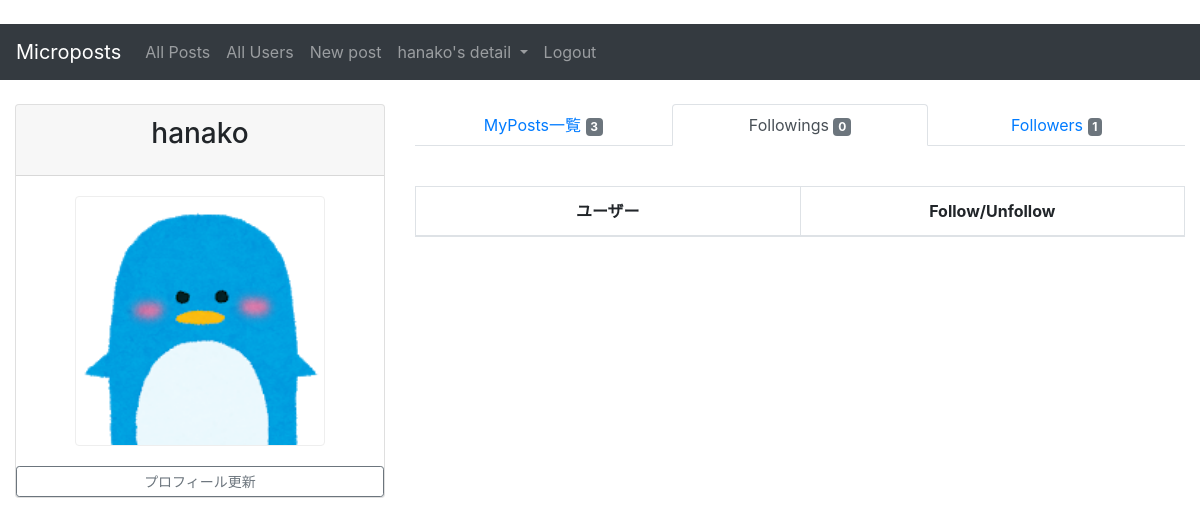
/microposts/following/ (signed in), run on an earlier commit of the app's database.
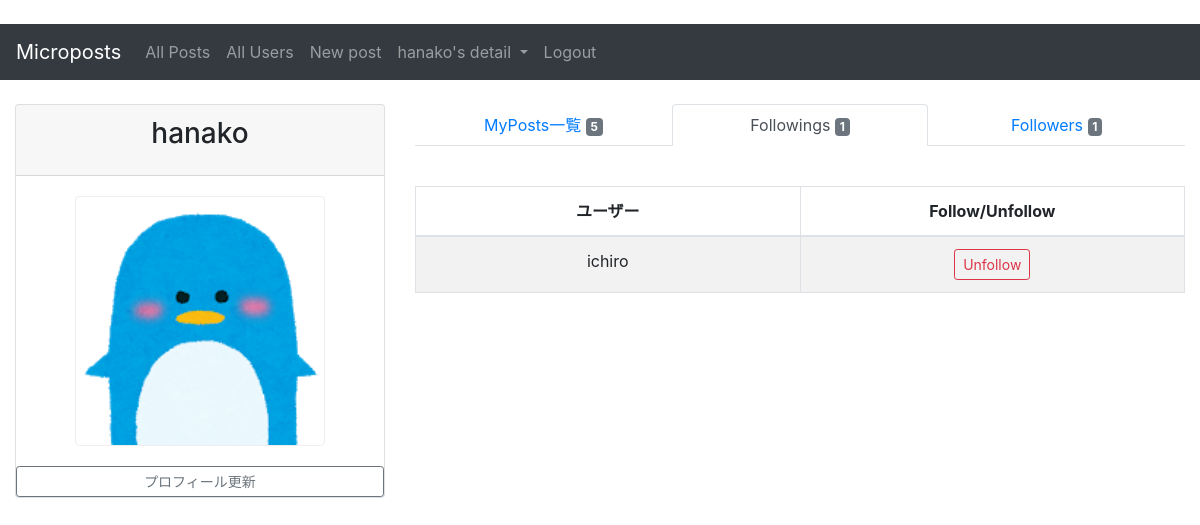
And on a later commit of the database.
### accounts/models.py (models this page shows, shortened)
class User(AbstractBaseUser, PermissionsMixin):
    username = models.CharField(max_length=50, unique=True)
    email = models.EmailField(max_length=50, unique=True)
    is_active = models.BooleanField(default=True)
    is_staff = models.BooleanField(default=False)
    avatar = models.ImageField(blank=True, null=True)
    EMAIL_FIELD = 'email'
    USERNAME_FIELD = 'username'
    REQUIRED_FIELDS = ['email']
    objects = UserManager()
    favourite_post = models.ManyToManyField(
        'microposts.Post', blank=True,
        verbose_name='お気に入りの投稿'
    )

### microposts/views.py (the view)
# urls.py: path('following/', FollowingView.as_view(), name='following'),
class FollowingView(LoginRequiredMixin, ListView): # 追加
    template_name = 'microposts/followings.html'
    model = Relationship
    def get_context_data(self, **kwargs):
        context = super().get_context_data(**kwargs)
        user = self.request.user
        context['my_posts_count'] = Post.objects.filter(owner_id=self.request.user).count()
        followings = (Relationship.objects.filter(follower_id=user.id)).values_list('following_id')
        context['following_list'] = User.objects.filter(id__in=followings)
        followers = (Relationship.objects.filter(following_id=user.id)).values_list('follower_id')
        context['follower_count'] = User.objects.filter(id__in=followers).count()
        return context

### templates/microposts/followings.html (shortened to what this page needs)
{% extends 'base.html' %}
{% load static %}
{% block content %}
    <div class="content-wrapper">
        <div class="container-fluid">
            <div class="row">
                <aside class="col-sm-4">
                    <div class="card">
                        <div class="card-header">
                            <h3 class="card-title text-center">{{ user.get_username }}</h3>
                        </div>
                        <div class="card-body">
                            {% if user.avatar %}
                                <img class="rounded img-fluid mx-auto d-block"
                                    src="{{ user.avatar.url }}" id="avatar-image" alt="avatar_image">
                            {% else %}
                                <img class="rounded img-fluid mx-auto d-block"
                                    src="{% static 'images/avator_default.png' %}" id="avatar-image" alt="avatar_image">
                            {% endif %}
                        </div>
                        <a class="btn btn-outline-secondary btn-sm"
                            href="{% url 'accounts:edit_profile' %}" role="button">プロフィール更新</a>
                    </div>
                </aside>
                <div class="col-sm-8">
                    <ul class="nav nav-tabs nav-justified mb-3">
                        <li class="nav-item"><a href="{% url 'microposts:myposts' %}" class="nav-link">MyPosts一覧
                            <span class="badge badge-secondary">{{ my_posts_count }}</span></a></li>
                        <li class="nav-item"><a href="{% url 'microposts:following' %}" class="nav-link active">Followings
                            <span class="badge badge-secondary">{{ following_list | length }}</span></a></li>
                        <li class="nav-item"><a href="{% url 'microposts:follower' %}" class="nav-link">Followers
                            <span class="badge badge-secondary">{{ follower_count }}</span></a></li>
                    </ul>
                    <div class="table table-responsive">
                        <table id='following_list'
                            class="table table-striped table-bordered table-hover">
                            <thead>
                            <tr>
                                <th class="text-center" style="width: 50%">ユーザー</th>
                                <th class="text-center" style="width: 50%">Follow/Unfollow</th>
                            </tr>
                            </thead>
                            <tbody>
                            {% for item in following_list %}
                                <tr class="text">
                                    <td class="text-center">{{ item.username }}</td>
                                    <td class="text-center align-middle">
                                        <form action="{% url 'accounts:rm_relation' pk=item.id %}" method="post">
                                                <button type="submit" class="btn btn-outline-danger btn-sm" name="button">
                                                    Unfollow
                                                </button>
                                        </form>
                                    </td>
                                </tr>
                            {% endfor %}
                            </tbody>
                        </table>
                    </div>
                </div>
            </div>
        </div>
    </div>
{% endblock %}

What changed in the data, as far as the page shows it:
now on this page (row edited): User: username "ichiro"
Also different on the page:
{{ my_posts_count }}: "3" → "5"
{{ following_list | length }}: "0" → "1"
